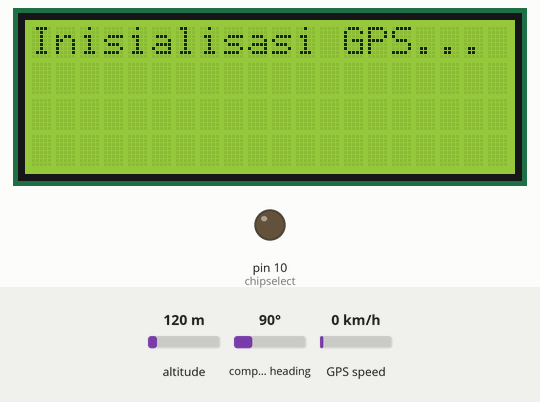
Simulated run of this sketch. Board: Arduino Uno, built with avr-gcc and run on an emulated ATmega328P. On the bench: 20×4 character LCD, output pins drawn as LEDs (lit = HIGH). The test bench sets the inputs (shaded band); at power-on: altitude 120 m, compass heading 90°, GPS speed 0 km/h. Storage starts empty; the GPS gets a fix after 3 s at 37.7749, -122.4194 with 8 satellites; what the sketch prints to the serial monitor is not drawn.

Above: at 0.1 s.
At 5.2 s:
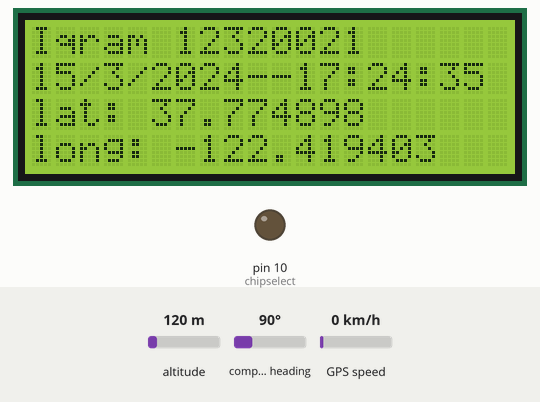
At 13.2 s:
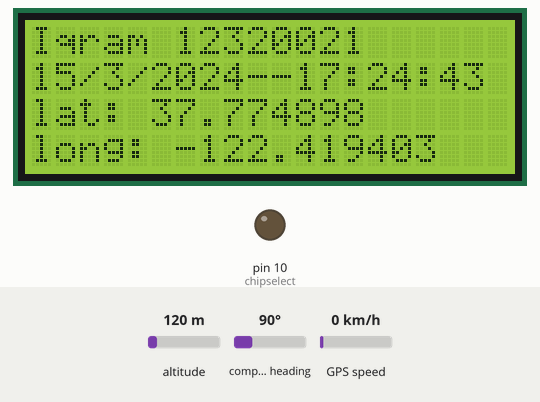
At 21.2 s:
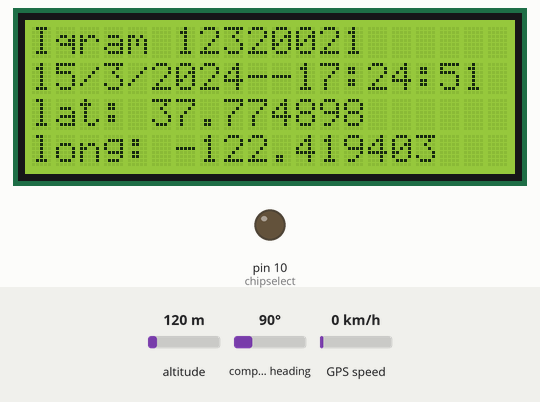
At 29.2 s:
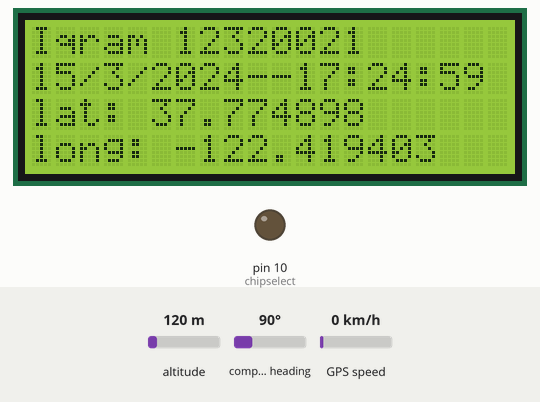
At 38.2 s:
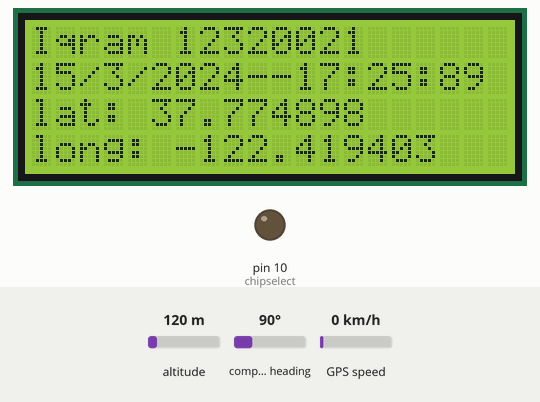

Measured:
- what the display in image 2 shows lasts 1.0 s, from 13.1 s to 14.1 s

The sketch:

neogps_codingan.ino
```cpp
#include <TinyGPS++.h>
#include <Wire.h>
#include <LiquidCrystal_I2C.h>
#include <SPI.h>
#include <SD.h>

int chipselect = 10;
int count = 1;
String namafile = "file.txt";
File file;

LiquidCrystal_I2C lcd(0x27, 20, 4);

TinyGPSPlus gps;
void getgps(TinyGPSPlus &gps);

void setup() {
  pinMode(chipselect, OUTPUT);
  Serial.begin(9600);
  lcd.begin(20,4);
  lcd.backlight();

  lcd.setCursor(0,0);
  lcd.print("Inisialisasi GPS...");
  delay(5000);
  lcd.clear();

}

void getgps(TinyGPSPlus &gps)
{
  if (gps.location.isValid() and gps.date.isValid() and gps.time.isValid())
  {
    Serial.print("Latitude: ");
    Serial.println(gps.location.lat(), 6);
    Serial.print("Longitude: ");
    Serial.println(gps.location.lng(), 6);

    lcd.setCursor(0,0);
    lcd.print("Iqram 12320021");
    lcd.setCursor(0,1);
    lcd.print(gps.date.day());
    lcd.print("/");
    lcd.print(gps.date.month());
    lcd.print("/");
    lcd.print(gps.date.year());
    lcd.print("--");
    lcd.print(gps.time.hour()+7);
    lcd.print(":");
    lcd.print(gps.time.minute());
    lcd.print(":");
    lcd.print(gps.time.second());

    lcd.setCursor(0,2);
    lcd.print("lat: ");
    lcd.print(gps.location.lat(), 6);
    lcd.setCursor(0,3);
    lcd.print("long: ");
    lcd.print(gps.location.lng(), 6);

  file = SD.open(namafile, FILE_WRITE);
  if (file)
   {
    file.println("");
    file.print(count);
    file.print(gps.location.lat());
    file.print("|");
    file.print(gps.location.lat());
    file.close();

    Serial.println(" | Data Tersimpan");
    if(count>19) count=0;
   }
  }
  else
  {
    Serial.println("Location: Not Available");
  }
}

void loop() {
  byte a;
  if (Serial.available() > 0)
  {
    a = Serial.read();
    if (gps.encode(a))
    {
      getgps(gps);
    }
  }
}
```
